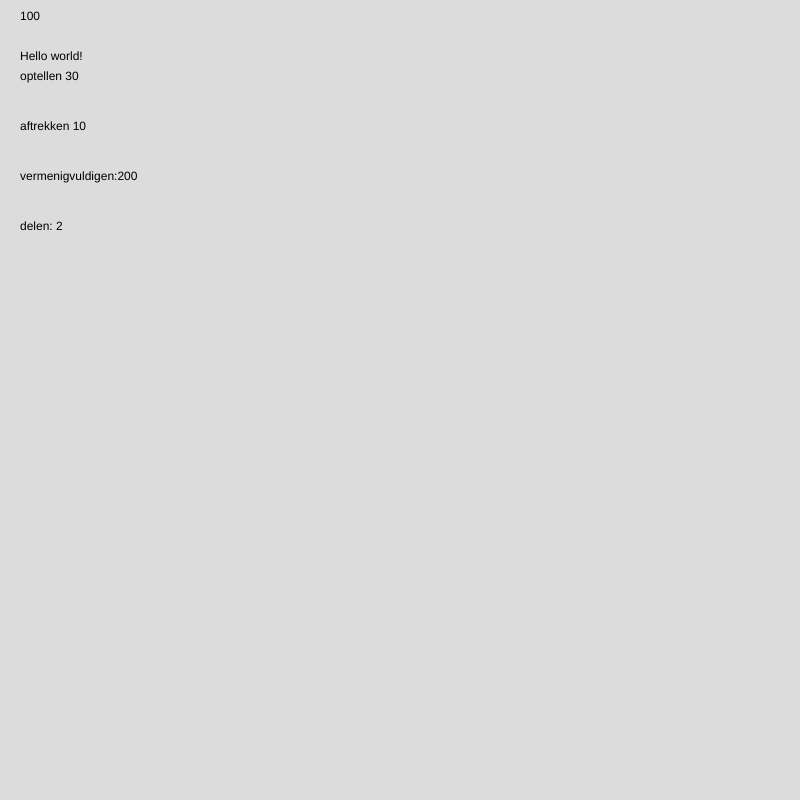
Frame 1 (no input)
Frame 60 (no input): identical to frame 1, image omitted
Frame 120 (the mouse pressed at the canvas centre since frame 60): identical to frame 1, image omitted

The p5.js sketch that drew this single still picture (run headless with seeded random() and noise() and a simulated clock; from frame 60 on, the mouse is pressed at the canvas centre):

// p5.js sketch
// ── sketch.js
let getal1 = 10;
let getal2 = 20;
let Ypositie= 80;
let Ymargen = 50
function setup() {
  createCanvas(800, 800);
}

function draw() {
  Ypositie = 80
  background(220);
  text("100",20,20);
  text("Hello world!",20,60);
let getal3 = getal1+getal2;
  text("optellen "+ getal3,20,Ypositie  );
  // 20+10=30
let getal4 = getal2-getal1;
Ypositie = Ypositie + Ymargen;
  text("aftrekken "+ getal4,20,Ypositie  );
  //20-10=10
let getal5 = getal2 * getal1
Ypositie = Ypositie + Ymargen;
  text("vermenigvuldigen:"+ getal5,20,Ypositie  );
  //20x100=200
let getal6 = getal2 / getal1
Ypositie = Ypositie + Ymargen;
  text("delen: "+getal6,20,Ypositie );
  //20:10=2
}
